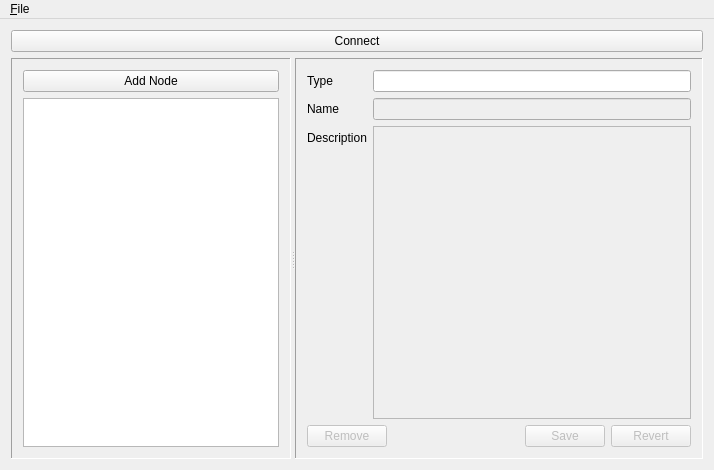
<?xml version="1.0" encoding="UTF-8"?>
<ui version="4.0">
 <class>MainWindow</class>
 <widget class="QMainWindow" name="MainWindow">
  <property name="geometry">
   <rect>
    <x>0</x>
    <y>0</y>
    <width>714</width>
    <height>470</height>
   </rect>
  </property>
  <property name="windowTitle">
   <string>Salamander ALM</string>
  </property>
  <widget class="QWidget" name="centralWidget">
   <layout class="QVBoxLayout" name="verticalLayout">
    <item>
     <layout class="QHBoxLayout" name="horizontalLayout">
      <item>
       <widget class="QPushButton" name="connect_pushButton">
        <property name="text">
         <string>Connect</string>
        </property>
       </widget>
      </item>
     </layout>
    </item>
    <item>
     <widget class="QSplitter" name="splitter">
      <property name="sizePolicy">
       <sizepolicy hsizetype="Expanding" vsizetype="Expanding">
        <horstretch>0</horstretch>
        <verstretch>0</verstretch>
       </sizepolicy>
      </property>
      <property name="orientation">
       <enum>Qt::Horizontal</enum>
      </property>
      <property name="childrenCollapsible">
       <bool>false</bool>
      </property>
      <widget class="QFrame" name="tree_frame">
       <property name="sizePolicy">
        <sizepolicy hsizetype="Expanding" vsizetype="Expanding">
         <horstretch>0</horstretch>
         <verstretch>0</verstretch>
        </sizepolicy>
       </property>
       <property name="frameShape">
        <enum>QFrame::Panel</enum>
       </property>
       <property name="frameShadow">
        <enum>QFrame::Sunken</enum>
       </property>
       <layout class="QVBoxLayout" name="verticalLayout_2">
        <item>
         <widget class="QPushButton" name="addNode_pushButton">
          <property name="text">
           <string>Add Node</string>
          </property>
         </widget>
        </item>
        <item>
         <widget class="QTreeView" name="view_treeView">
          <property name="sizePolicy">
           <sizepolicy hsizetype="Minimum" vsizetype="Expanding">
            <horstretch>0</horstretch>
            <verstretch>0</verstretch>
           </sizepolicy>
          </property>
         </widget>
        </item>
       </layout>
      </widget>
      <widget class="QFrame" name="edit_frame">
       <property name="sizePolicy">
        <sizepolicy hsizetype="Expanding" vsizetype="Expanding">
         <horstretch>1</horstretch>
         <verstretch>0</verstretch>
        </sizepolicy>
       </property>
       <property name="frameShape">
        <enum>QFrame::Panel</enum>
       </property>
       <property name="frameShadow">
        <enum>QFrame::Sunken</enum>
       </property>
       <layout class="QFormLayout" name="formLayout">
        <property name="fieldGrowthPolicy">
         <enum>QFormLayout::AllNonFixedFieldsGrow</enum>
        </property>
        <item row="1" column="0">
         <widget class="QLabel" name="nodeName_label">
          <property name="text">
           <string>Name</string>
          </property>
         </widget>
        </item>
        <item row="1" column="1">
         <widget class="QLineEdit" name="nodeName_lineEdit">
          <property name="enabled">
           <bool>false</bool>
          </property>
          <property name="readOnly">
           <bool>true</bool>
          </property>
         </widget>
        </item>
        <item row="2" column="0">
         <widget class="QLabel" name="nodeDescription_label">
          <property name="text">
           <string>Description</string>
          </property>
         </widget>
        </item>
        <item row="2" column="1">
         <widget class="QPlainTextEdit" name="nodeDescription_plainTextEdit">
          <property name="enabled">
           <bool>false</bool>
          </property>
          <property name="sizePolicy">
           <sizepolicy hsizetype="Expanding" vsizetype="Expanding">
            <horstretch>0</horstretch>
            <verstretch>1</verstretch>
           </sizepolicy>
          </property>
          <property name="readOnly">
           <bool>true</bool>
          </property>
         </widget>
        </item>
        <item row="4" column="0" colspan="2">
         <layout class="QHBoxLayout" name="horizontalLayout_3">
          <item>
           <widget class="QPushButton" name="removeNode_pushButton">
            <property name="enabled">
             <bool>false</bool>
            </property>
            <property name="text">
             <string>Remove</string>
            </property>
           </widget>
          </item>
          <item>
           <spacer name="horizontalSpacer">
            <property name="orientation">
             <enum>Qt::Horizontal</enum>
            </property>
            <property name="sizeHint" stdset="0">
             <size>
              <width>40</width>
              <height>20</height>
             </size>
            </property>
           </spacer>
          </item>
          <item>
           <widget class="QPushButton" name="saveNode_pushButton">
            <property name="enabled">
             <bool>false</bool>
            </property>
            <property name="text">
             <string>Save</string>
            </property>
           </widget>
          </item>
          <item>
           <widget class="QPushButton" name="revertNode_pushButton">
            <property name="enabled">
             <bool>false</bool>
            </property>
            <property name="text">
             <string>Revert</string>
            </property>
           </widget>
          </item>
         </layout>
        </item>
        <item row="0" column="0">
         <widget class="QLabel" name="nodeType_label">
          <property name="text">
           <string>Type</string>
          </property>
         </widget>
        </item>
        <item row="0" column="1">
         <widget class="QLineEdit" name="nodeType_lineEdit">
          <property name="enabled">
           <bool>true</bool>
          </property>
          <property name="readOnly">
           <bool>true</bool>
          </property>
         </widget>
        </item>
       </layout>
      </widget>
     </widget>
    </item>
   </layout>
  </widget>
  <widget class="QMenuBar" name="menuBar">
   <property name="geometry">
    <rect>
     <x>0</x>
     <y>0</y>
     <width>714</width>
     <height>19</height>
    </rect>
   </property>
   <widget class="QMenu" name="menu_File">
    <property name="title">
     <string>&amp;File</string>
    </property>
    <addaction name="action_Quit"/>
   </widget>
   <addaction name="menu_File"/>
  </widget>
  <action name="action_Quit">
   <property name="text">
    <string>&amp;Quit</string>
   </property>
  </action>
 </widget>
 <layoutdefault spacing="6" margin="11"/>
 <tabstops>
  <tabstop>connect_pushButton</tabstop>
  <tabstop>addNode_pushButton</tabstop>
  <tabstop>view_treeView</tabstop>
  <tabstop>nodeName_lineEdit</tabstop>
  <tabstop>nodeDescription_plainTextEdit</tabstop>
  <tabstop>saveNode_pushButton</tabstop>
  <tabstop>revertNode_pushButton</tabstop>
  <tabstop>removeNode_pushButton</tabstop>
 </tabstops>
 <resources/>
 <connections/>
</ui>
